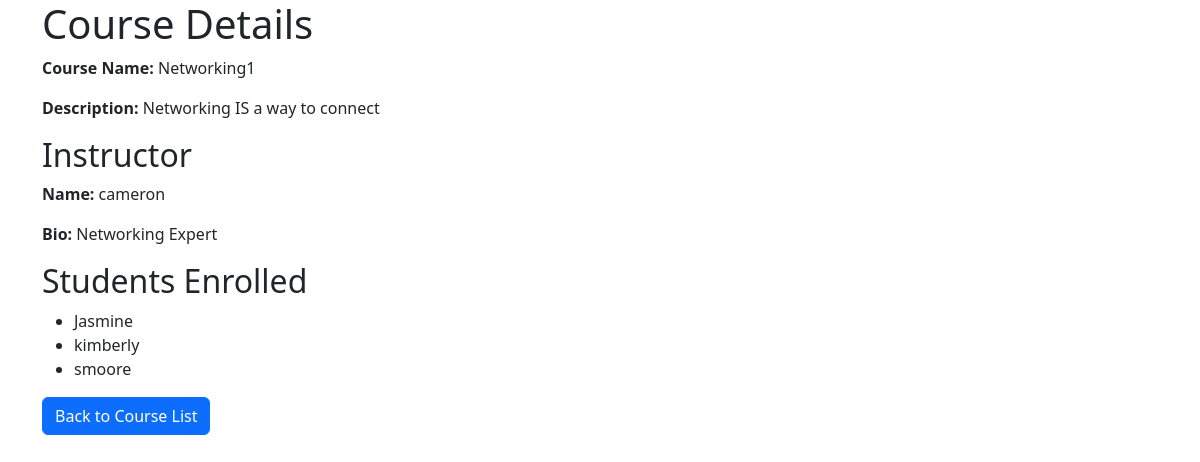
Screenshot of /course_details/2/ with the database file from the repository.
### lms/models.py (models this page shows, shortened)
class Course(models.Model):
    name = models.CharField(max_length=100)
    description = models.CharField(max_length=500)
    instructor = models.ForeignKey(Instructor, on_delete=models.CASCADE, related_name= "courses")
    students = models.ManyToManyField(Student, related_name="courses" )

class Instructor(models.Model):
    name = models.CharField(max_length=50)
    user = models.OneToOneField(CustomUser, on_delete= models.CASCADE,related_name="instructor")
    bio = models.CharField(max_length=100)

class Student(models.Model):
    name = models.CharField(max_length=50)
    user = models.OneToOneField(CustomUser, on_delete=models.CASCADE)
    age = models.IntegerField()
    def __str__(self):
        return self.name

### lms/views.py (the view)
# urls.py: path("course_details/<int:pk>/", views.CourseDetails.as_view(), name = "course-details"),
class CourseDetails(DetailView):
    model = Course
    template_name = "lms/course_details.html"
    context_object_name = "course"

### lms/templates/lms/course_details.html (shortened to what this page needs)
<!DOCTYPE html>
<html lang="en">
<head>
    <link href="https://cdn.jsdelivr.net/npm/bootstrap@5.3.3/dist/css/bootstrap.min.css" rel="stylesheet">
</head>
<body>
    <div class="container">
        <h1>Course Details</h1>
        <p><strong>Course Name:</strong> {{course.name}} </p>
        <p><strong>Description:</strong> {{course.description}} </p>
        <h2>Instructor</h2>
        <p><strong>Name:</strong> {{course.instructor.name}} </p>
        <p><strong>Bio:</strong> {{course.instructor.bio}} </p>
        <h2>Students Enrolled</h2>
        <ul>
             {% for student in course.students.all %}
            <li>{{student}} </li>
             {% endfor %}
        </ul>
        <a href="{% url 'courses-list' %}" class="btn btn-primary">Back to Course List</a>
    </div>
</body>
</html>

### rows the page displays
Course: name "Networking1", description "Networking IS a way to connect", instructor.name "cameron", instructor.bio "Networking Expert"
Student: name "Jasmine"
Student: name "kimberly"
Student: name "smoore"
